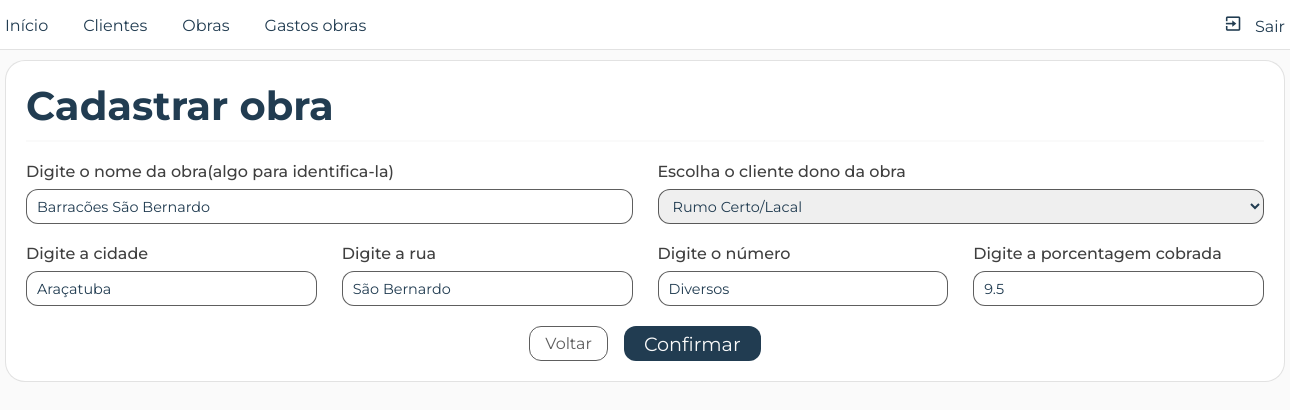
Page /pages/front/edits/editar_obra.php?id=5 (signed in) on the committed database.
### tables this page shows
CREATE TABLE `obras` (
  `id` int(11) NOT NULL,
  `nome` varchar(50) NOT NULL,
  `cpf_cnpj_cliente` varchar(20) NOT NULL,
  `id_cidade` int(11) NOT NULL,
  `rua` varchar(50) NOT NULL,
  `numObra` char(10) NOT NULL,
  `porcentagem_cobranca` char(5) NOT NULL
);

CREATE TABLE `cidades` (
  `id` int(11) NOT NULL,
  `cidade` varchar(50) NOT NULL
);

### pages/back/utils.php (called while the page is built, shortened)
<?php
   function selecionaTodos($conn, $tabela, $coluna){
      try {
         $query = $conn->prepare("SELECT * FROM $tabela ORDER BY $coluna ASC");
         $query->execute();
         if($query) {
            $dados = $query->fetchAll(PDO::FETCH_ASSOC);
            return $dados;
         }
      } catch (PDOException $erro) {
         echo "Não foi possível recuperar os dados";
         exit();
      }
   }
?>

### pages/back/views/view_obradb.php (called while the page is built)
<?php
   require_once __DIR__."/../../conexao/connection.php";
   require_once __DIR__."/../utils.php";
   $idObra = $_GET['id'];
   try {
      $query = $conn->prepare("SELECT
                                 O.id,
                                 O.nome AS nomeObra,
                                 O.rua,
                                 O.numObra,
                                 O.porcentagem_cobranca AS porcentagem,
                                 C.cpf_cnpj,
                                 C.nome AS nomeCliente,
                                 Ci.cidade
                               FROM obras O
                               INNER JOIN clientes C
                               ON O.cpf_cnpj_cliente = C.cpf_cnpj
                               INNER JOIN cidades Ci
                               ON O.id_cidade = Ci.id
                               WHERE O.id = :id
                               ORDER BY nomeObra ASC");
      $query->execute([
         ":id" => $idObra
      ]);
      if($query) {
         $dados = $query->fetch(PDO::FETCH_ASSOC);
         return $dados;
      }
   } catch (PDOException $erro) {
      echo "Não foi possível recuperar os dados da obra";
      exit();
   }
?>

### pages/front/edits/editar_obra.php (the view, shortened to what this page needs)
<?php
   require_once(__DIR__."/../../back/views/view_obradb.php");
   require_once(__DIR__."/../../back/utils.php");
   require_once(__DIR__."/../../conexao/connection.php");
   $listaClientes = selecionaTodos(
      $conn,
      'clientes',
      'nome'
   );
?>
<!DOCTYPE html>
<html lang="pt-br">
<head>
      <link rel="stylesheet" href="<?= BASE_URL; ?>css/reset.css">
      <link rel="stylesheet" href="<?= BASE_URL; ?>css/style.css">
      <link rel="stylesheet" href="<?= BASE_URL; ?>css/formsCadastros.css">
</head>
<body>
      <?php require_once(__DIR__."/../menu.php"); ?>
      <div class="container">
         <div class="card_formulario">
               <div class="row rowTitulo">
                  <h1>Cadastrar obra</h1>
               </div>
               <form action="<?= BASE_URL; ?>pages/back/edits/editar_obradb.php" method="POST">
                  <div class="row">
                     <div class="particao">
                        <label for="nomeObra">Digite o nome da obra(algo para identifica-la)</label>
                        <input
                           type="text"
                           name="nomeObra"
                           id="nomeObra"
                           placeholder="Ex: Barracão três lagoas"
                           value="<?= $dados['nomeObra']; ?>"
                           required>
                     </div>
                     <div class="particao">
                        <label for="clienteObra">Escolha o cliente dono da obra</label>
                         <select
                           name="clienteObra"
                           id="clienteObra"
                           value="<?= $dados['nomeCliente']; ?>">
                           <?php
                              foreach($listaClientes as $lista) {
                           ?>
                           <option value="<?= $lista['cpf_cnpj']; ?>"
                              <?php
                                 if($lista['cpf_cnpj'] == $dados['cpf_cnpj']){
                                    echo 'selected';
                                 }
                              ?>
                           ><?= $lista['nome']; ?></option>
                           <?php
                              }
                           ?>
                         </select>
                     </div>
                  </div>
                  <div class="row">
                     <div class="particao">
                        <label for="cidadeObra">Digite a cidade</label>
                        <input
                           type="text"
                           name="cidadeObra"
                           id="cidadeObra"
                           placeholder="Ex: Araçatuba"
                           value="<?= ucfirst($dados['cidade']); ?>"
                           required>
                     </div>
                     <div class="particao">
                        <label for="ruaObra">Digite a rua</label>
                        <input
                           type="text"
                           name="ruaObra"
                           id="ruaObra"
                           placeholder="Ex: Dr Raposo de Melo"
                           value="<?= $dados['rua']; ?>"
                           required>
                     </div>
                     <div class="particao">
                        <label for="numObra">Digite o número</label>
                        <input
                           type="text"
                           name="numObra"
                           id="numObra"
                           placeholder="Ex: 101"
                           value="<?= $dados['numObra']; ?>"
                           required>
                     </div>
                     <div class="particao">
                        <label for="porcentagemCobrada">Digite a porcentagem cobrada</label>
                        <input
                           type="text"
                           name="porcentagemCobrada"
                           id="porcentagemCobrada"
                           value="<?= $dados['porcentagem'] != null ? $dados['porcentagem'] : "Não atribuído"; ?>"
                           placeholder="Ex: 10%"
                           required>
                     </div>
                  </div>
                  <div class="row rowBtn">
                     <a
                        href="<?= BASE_URL; ?>pages/front/listas/lista_obras.php"
                        class="btn voltar">
                        Voltar
                     </a>
                     <input type="submit" value="Confirmar">
                  </div>
               </form>
            </div>
      </div>
</body>
</html>

### css/style.css (style rules this page uses)
body { width: 100%; height: auto; padding: 60px 0 10px 0; background-color: var(--gelo); }
.container { width: 1280px; margin: 0 auto; }
.row { width: 100%; }
a.btn, button.btn { width: fit-content; height: 35px; border-radius: 12px; border: 1px solid var(--realce); background-color: transparent; display: block; padding: 0 15px; place-content: center; text-decoration: none; cursor: pointer; display: flex; gap: 5px; align-items: center; color: var(--realce); font-size: 1rem; transition: all var(--trans02) ease; }
a.voltar { background-color: transparent; border: 1px solid var(--cinza); color: var(--cinza); }

### css/variaveis.css (style rules this page uses)
:root { --cor-texto: rgba(26, 26, 26, 0.84); --cinza: rgba(26, 26, 26, 0.7); --cinza-claro: rgba(37, 37, 37, 0.438); --borda-card: rgba(37, 37, 37, 0.130); --realce: #213C51; --realce02: #173044; --gelo: #fafafa; --branco: #fff; --vermelho: #f16060; --vermelho02: #cc4545; --verde: #66ac5f; --bg-icon-card1: #ddf8e0; --co-icon-card1: #66ac5f; --bg-icon-card2: #ddf4f8; --co-icon-card2: #5f89ac; --bg-icon-card3: #e9ddf8; --co-icon-card3: #805fac; --bg-icon-card4: #f8eddd; --co-icon-card4: #ac8d5f; --trans02: .2s; --trans04: .4s; }

### rows in the picture
obras: nomeObra "Barracões São Bernardo", cidadeObra "Araçatuba", ruaObra "São Bernardo", numObra "Diversos", porcentagemCobrada "9.5"

### other values in the picture
form field clienteObra "Rumo Certo/Lacal"
